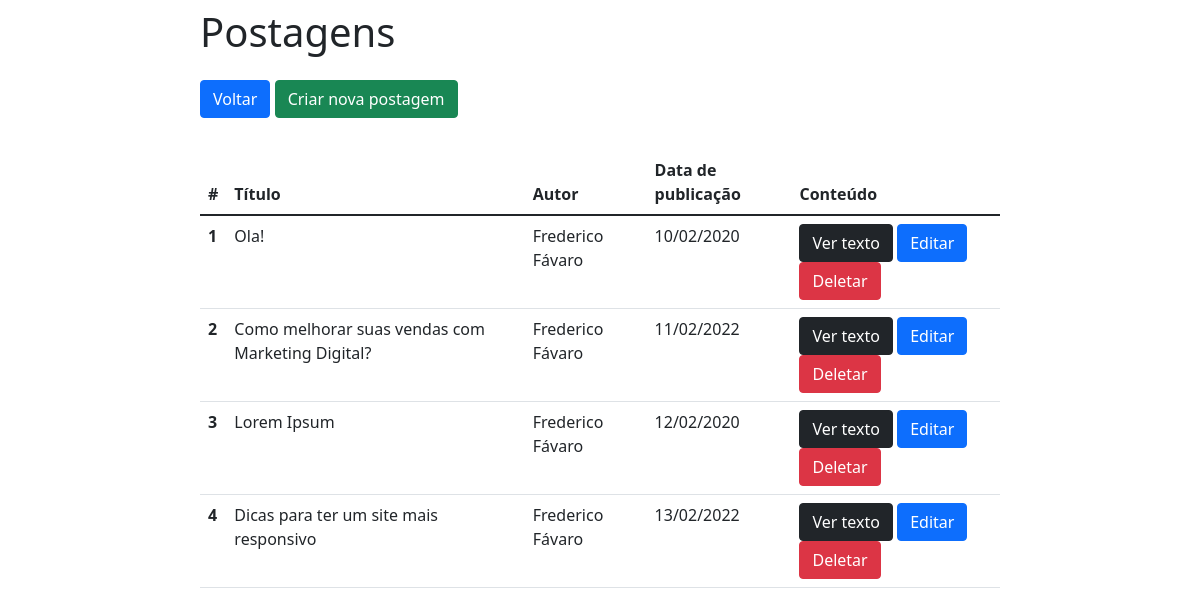
The app's page /posts_home/ with its own data.
### crud/models.py (models this page shows)
class posts(models.Model):
    titulo = models.CharField(max_length=150)
    autor = models.CharField(max_length=30)
    data_publi = models.CharField(max_length=30)
    conteudo = models.TextField(max_length=None)

### crud/views.py (the view)
# urls.py: path('posts_home/', posts_home, name='posts_home'),
def posts_home(request):
    data = {}
    data['db'] = posts.objects.all()
    return render(request, 'posts.html', data)

### crud/templates/posts.html (shortened to what this page needs)
<!DOCTYPE html>
<html lang="pt-br">
<head>
    <link href="https://cdn.jsdelivr.net/npm/bootstrap@5.1.3/dist/css/bootstrap.min.css" rel="stylesheet">
</head>
<body>
    <div class="col-8 m-auto pt-2 pb-2">
        <h1>Postagens</h1>
    </div>
    <div class="col-8 m-auto pt-2 pb-2">
        <a href="/" class="btn btn-primary">Voltar</a>
        <a href="/posts_form" class="btn btn-success">Criar nova postagem</a>
    </div>
    <div class="col-8 m-auto pt-4 pb-2">
        <table class="table table-hover">
            <thead>
                <tr>
                    <th scope="col">#</th>
                    <th scope="col">Título</th>
                    <th scope="col">Autor</th>
                    <th scope="col">Data de publicação</th>
                    <th scope="col">Conteúdo</th>
                </tr>
            </thead>
            <tbody>
            {% for dbs in db %}
                <tr>
                    <th>{{dbs.id}}</th>
                    <td>{{dbs.titulo}}</td>
                    <td>{{dbs.autor}}</td>
                    <td>{{dbs.data_publi}}</td>
                    <td>
                        <a href="/posts_view/{{dbs.id}}/" class="btn btn-dark">Ver texto</a>
                        <a href="/posts_edit/{{dbs.id}}/" class="btn btn-primary">Editar</a>
                        <a href="/posts_delete/{{dbs.id}}/" class="btn btn-danger">Deletar</a>
                    </td>
                </tr>
            {% endfor %}
            </tbody>
        </table>
    </div>
</body>
</html>

### records on screen
posts: id "1", titulo "Ola!", autor "Frederico Fávaro", data_publi "10/02/2020"
posts: id "2", titulo "Como melhorar suas vendas com Marketing Digital?", autor "Frederico Fávaro", data_publi "11/02/2022"
posts: id "3", titulo "Lorem Ipsum", autor "Frederico Fávaro", data_publi "12/02/2020"
posts: id "4", titulo "Dicas para ter um site mais responsivo", autor "Frederico Fávaro", data_publi "13/02/2022"
